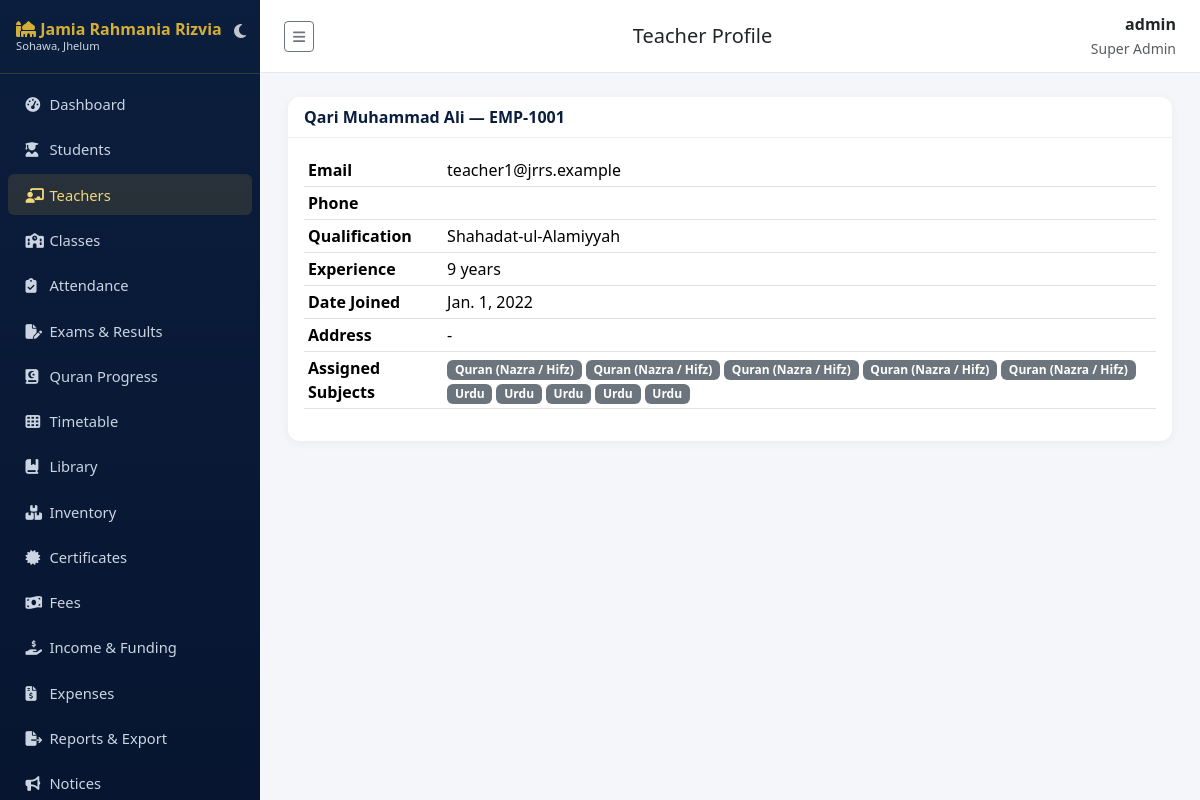
Page /teachers/1/ (signed in) on the committed database.
### accounts/models.py (models this page shows, shortened)
class User(AbstractUser):
    class Role(models.TextChoices):
        SUPER_ADMIN = "SUPER_ADMIN", "Super Admin"
        PRINCIPAL = "PRINCIPAL", "Principal"
        ADMIN = "ADMIN", "Admin"
        TEACHER = "TEACHER", "Teacher"
        STUDENT = "STUDENT", "Student"
        PARENT = "PARENT", "Parent"
        ACCOUNTANT = "ACCOUNTANT", "Accountant"
        LIBRARIAN = "LIBRARIAN", "Librarian"
        STAFF = "STAFF", "Staff"
    role = models.CharField(max_length=20, choices=Role.choices, default=Role.STUDENT)
    phone = models.CharField(max_length=20, blank=True)
    photo = models.ImageField(upload_to="profile_photos/", blank=True, null=True)

### teachers/models.py (models this page shows, shortened)
class Teacher(models.Model):
    user = models.OneToOneField(settings.AUTH_USER_MODEL, on_delete=models.CASCADE, related_name="teacher_profile")
    employee_id = models.CharField(max_length=20, unique=True)
    qualification = models.CharField(max_length=200, blank=True)
    experience_years = models.PositiveIntegerField(default=0)
    salary = models.DecimalField(max_digits=10, decimal_places=2, default=0)
    date_joined = models.DateField()
    address = models.TextField(blank=True)
    is_active = models.BooleanField(default=True)
    class Meta:
        ordering = ["employee_id"]

### academics/models.py (models this page shows, shortened)
class Subject(models.Model):
    name = models.CharField(max_length=100)
    code = models.CharField(max_length=20, unique=True)
    school_class = models.ForeignKey(SchoolClass, on_delete=models.CASCADE, related_name="subjects")
    teacher = models.ForeignKey("teachers.Teacher", on_delete=models.SET_NULL, null=True, blank=True, related_name="subjects")
    class Meta:
        ordering = ["name"]

### teachers/views.py (the view)
# urls.py: path("<int:pk>/", views.TeacherDetailView.as_view(), name="detail"),
class TeacherDetailView(RoleRequiredMixin, DetailView):
    model = Teacher
    template_name = "teachers/teacher_detail.html"
    context_object_name = "teacher"
    allowed_roles = STAFF_ROLES

### accounts/mixins.py (called while the page is built)
    def dispatch(self, request, *args, **kwargs):
        if not request.user.is_authenticated:
            return self.handle_no_permission()
        if request.user.is_superuser or request.user.role in self.allowed_roles:
            return super().dispatch(request, *args, **kwargs)
        raise PermissionDenied("You do not have permission to access this page.")

### sitepages/context_processors.py (called while the page is built)
def site_settings(request):
    s = SiteSettings.get_solo()
    years = max(datetime.date.today().year - s.established_year, 0)
    return {"site_settings": s, "years_of_service": years}

### sitepages/models.py (called while the page is built)
    @classmethod
    def get_solo(cls):
        obj = cls.objects.first()
        if not obj:
            obj = cls.objects.create()
        return obj

### templates/teachers/teacher_detail.html
{% extends "base.html" %}
{% block page_title %}Teacher Profile{% endblock %}
{% block content %}
<div class="card">
  <div class="card-header">{{ teacher.user.get_full_name }} — {{ teacher.employee_id }}</div>
  <div class="card-body">
    <table class="table table-sm">
      <tr><th>Email</th><td>{{ teacher.user.email }}</td></tr>
      <tr><th>Phone</th><td>{{ teacher.user.phone }}</td></tr>
      <tr><th>Qualification</th><td>{{ teacher.qualification|default:"-" }}</td></tr>
      <tr><th>Experience</th><td>{{ teacher.experience_years }} years</td></tr>
      <tr><th>Date Joined</th><td>{{ teacher.date_joined }}</td></tr>
      <tr><th>Address</th><td>{{ teacher.address|default:"-" }}</td></tr>
      <tr><th>Assigned Subjects</th><td>{% for s in teacher.subjects.all %}<span class="badge bg-secondary me-1">{{ s.name }}</span>{% empty %}-{% endfor %}</td></tr>
    </table>
  </div>
</div>
{% endblock %}

### templates/base.html (shortened to what this page needs)
{% load static %}
<!DOCTYPE html>
<html lang="en" id="theme-wrapper" data-bs-theme="light">
<head>
<link href="https://cdn.jsdelivr.net/npm/bootstrap@5.3.3/dist/css/bootstrap.min.css" rel="stylesheet">
<link href="https://cdnjs.cloudflare.com/ajax/libs/font-awesome/6.5.1/css/all.min.css" rel="stylesheet">
<link href="{% static 'css/style.css' %}" rel="stylesheet">
</head>
<body>
<nav class="sidebar" id="sidebar">
  <div class="brand d-flex justify-content-between align-items-center">
    <div>
      <i class="fa-solid fa-mosque"></i> Jamia Rahmania Rizvia
      <small class="d-block" style="font-size:.7rem;color:#cbd5e1;font-weight:400">Sohawa, Jhelum</small>
    </div>
    <button id="theme-toggle-btn" class="btn p-1 border-0 text-white opacity-75 hover-opacity-100" title="Switch Theme" style="background: transparent; box-shadow: none;">
      <i class="fa-solid fa-moon fs-6" id="theme-icon"></i>
    </button>
  </div>
  <ul class="nav flex-column py-2">
    {% if request.user.role in "STUDENT,PARENT" %}
      <li class="nav-item"><a class="nav-link {% if request.resolver_match.namespace == 'portal' %}active{% endif %}" href="{% url 'portal:home' %}"><i class="fa-solid fa-gauge-high"></i> My Portal</a></li>
      <li class="nav-item"><a class="nav-link {% if request.resolver_match.namespace == 'notices' and request.resolver_match.url_name == 'list' %}active{% endif %}" href="{% url 'notices:list' %}"><i class="fa-solid fa-bullhorn"></i> Notices</a></li>
      <li class="nav-item"><a class="nav-link {% if request.resolver_match.namespace == 'timetable' %}active{% endif %}" href="{% url 'timetable:view' %}"><i class="fa-solid fa-table-cells"></i> Timetable</a></li>
      <li class="nav-item"><a class="nav-link" href="{% url 'notices:event_list' %}"><i class="fa-solid fa-calendar-days"></i> Events</a></li>
    {% else %}
      <li class="nav-item"><a class="nav-link {% if request.resolver_match.namespace == 'dashboard' %}active{% endif %}" href="{% url 'dashboard:index' %}"><i class="fa-solid fa-gauge-high"></i> Dashboard</a></li>
      <li class="nav-item"><a class="nav-link {% if request.resolver_match.namespace == 'students' %}active{% endif %}" href="{% url 'students:list' %}"><i class="fa-solid fa-user-graduate"></i> Students</a></li>
      {% if request.user.is_superuser or request.user.role in "SUPER_ADMIN,PRINCIPAL,ADMIN" %}
      <li class="nav-item"><a class="nav-link {% if request.resolver_match.namespace == 'teachers' %}active{% endif %}" href="{% url 'teachers:list' %}"><i class="fa-solid fa-chalkboard-user"></i> Teachers</a></li>
      <li class="nav-item"><a class="nav-link {% if request.resolver_match.url_name == 'class_list' %}active{% endif %}" href="{% url 'academics:class_list' %}"><i class="fa-solid fa-school"></i> Classes</a></li>
      {% endif %}
      <li class="nav-item"><a class="nav-link " href="{% url 'attendance:mark' %}"><i class="fa-solid fa-clipboard-check"></i> Attendance</a></li>
      {% if request.user.is_superuser or request.user.role in "SUPER_ADMIN,PRINCIPAL,ADMIN,TEACHER" %}
      <li class="nav-item"><a class="nav-link {% if request.resolver_match.namespace == 'exams' %}active{% endif %}" href="{% url 'exams:list' %}"><i class="fa-solid fa-file-pen"></i> Exams &amp; Results</a></li>
      <li class="nav-item"><a class="nav-link {% if request.resolver_match.namespace == 'hifz' %}active{% endif %}" href="{% url 'hifz:list' %}"><i class="fa-solid fa-book-quran"></i> Quran Progress</a></li>
      {% endif %}
      <li class="nav-item"><a class="nav-link " href="{% url 'timetable:view' %}"><i class="fa-solid fa-table-cells"></i> Timetable</a></li>
      <li class="nav-item"><a class="nav-link {% if request.resolver_match.namespace == 'library' %}active{% endif %}" href="{% url 'library:books' %}"><i class="fa-solid fa-book-bookmark"></i> Library</a></li>
      {% if request.user.is_superuser or request.user.role in "SUPER_ADMIN,PRINCIPAL,ADMIN,STAFF,LIBRARIAN" %}
      <li class="nav-item"><a class="nav-link {% if request.resolver_match.namespace == 'inventory' %}active{% endif %}" href="{% url 'inventory:list' %}"><i class="fa-solid fa-boxes-stacked"></i> Inventory</a></li>
      {% endif %}
      {% if request.user.is_superuser or request.user.role in "SUPER_ADMIN,PRINCIPAL,ADMIN" %}
      <li class="nav-item"><a class="nav-link {% if request.resolver_match.namespace == 'certificates' %}active{% endif %}" href="{% url 'certificates:list' %}"><i class="fa-solid fa-certificate"></i> Certificates</a></li>
      {% endif %}
      {% if request.user.is_superuser or request.user.role in "SUPER_ADMIN,PRINCIPAL,ADMIN,ACCOUNTANT" %}
      <li class="nav-item"><a class="nav-link {% if request.resolver_match.url_name == 'payment_list' %}active{% endif %}" href="{% url 'fees:payment_list' %}"><i class="fa-solid fa-money-bill-wave"></i> Fees</a></li>
      <li class="nav-item"><a class="nav-link {% if request.resolver_match.url_name == 'income_list' %}active{% endif %}" href="{% url 'fees:income_list' %}"><i class="fa-solid fa-hand-holding-dollar"></i> Income &amp; Funding</a></li>
      <li class="nav-item"><a class="nav-link {% if request.resolver_match.url_name == 'expense_list' %}active{% endif %}" href="{% url 'fees:expense_list' %}"><i class="fa-solid fa-file-invoice-dollar"></i> Expenses</a></li>
      {% endif %}
      {% if request.user.is_superuser or request.user.role in "SUPER_ADMIN,PRINCIPAL,ADMIN,ACCOUNTANT" %}
      <li class="nav-item"><a class="nav-link {% if request.resolver_match.namespace == 'reports' %}active{% endif %}" href="{% url 'reports:index' %}"><i class="fa-solid fa-file-export"></i> Reports &amp; Export</a></li>
      {% endif %}
      <li class="nav-item"><a class="nav-link {% if request.resolver_match.namespace == 'notices' %}active{% endif %}" href="{% url 'notices:list' %}"><i class="fa-solid fa-bullhorn"></i> Notices</a></li>
    {% endif %}
  </ul>
</nav>
<div class="main-content">
  <div class="topbar">
    <button class="btn btn-sm btn-outline-secondary" id="sidebarToggle" type="button" title="Show / hide menu" aria-label="Toggle menu"><i class="fa-solid fa-bars"></i></button>
    <h5 class="mb-0">{% block page_title %}Dashboard{% endblock %}</h5>
    <div class="text-end">
      <div class="fw-semibold">{{ request.user.get_full_name|default:request.user.username }}</div>
      <small class="text-muted">{{ request.user.get_role_display }}</small>
    </div>
  </div>
  {% block content %}{% endblock %}
</div>
</body>
</html>

### static/css/style.css (style rules this page uses)
:root { --navy: #0b1e3d; --navy-dark: #071530; --gold: #d4af37; --gold-light: #f0d878; --bg: #f4f6fa; }
body { background: var(--bg); font-family: 'Segoe UI', Roboto, sans-serif; }
.sidebar { background: linear-gradient(180deg, var(--navy) 0%, var(--navy-dark) 100%); min-height: 100vh; width: 250px; position: fixed; top: 0; left: 0; z-index: 1030; }
.sidebar .brand { color: var(--gold); font-weight: 700; padding: 1.25rem 1rem; border-bottom: 1px solid rgba(212,175,55,.2); }
.sidebar .nav-link { color: #cbd5e1; padding: .6rem 1.1rem; border-radius: 6px; margin: 2px 8px; font-size: .92rem; }
.sidebar .nav-link.active, .sidebar .nav-link:hover { background: rgba(212,175,55,.15); color: var(--gold-light); }
.sidebar .nav-link i { width: 20px; }
.main-content { margin-left: 250px; padding: 1.5rem 1.75rem; }
.topbar { background: #fff; border-bottom: 1px solid #e5e9f0; padding: .75rem 1.5rem; margin: -1.5rem -1.75rem 1.5rem -1.75rem; display: flex; justify-content: space-between; align-items: center; }
.card { border: none; border-radius: 12px; box-shadow: 0 2px 10px rgba(0,0,0,.05); }
.card-header { background: #fff; border-bottom: 1px solid #eef0f4; font-weight: 600; color: var(--navy); border-radius: 12px 12px 0 0 !important; }
#sidebar { position: fixed; top: 0; left: 0; width: 260px; height: 100vh; overflow-y: auto !important; z-index: 1050; transition: all 0.3s ease; }
.main-content { margin-left: 260px; transition: all 0.3s ease; }
#sidebar .brand { padding-right: 35px !important; line-height: 1.2 !important; }
#theme-toggle-btn { position: absolute; right: 10px; top: 15px; z-index: 10; }

### templates/base.html (style rules this page uses)
html, body { min-height: 100vh !important; height: 100%; }
#sidebar .brand { cursor: grab; user-select: none; touch-action: none; }

### rows in the picture
User: user.get_full_name "admin", user.role "Super Admin"
Teacher: user.get_full_name "Qari Muhammad Ali", employee_id "EMP-1001", user.email "teacher1@jrrs.example", qualification "Shahadat-ul-Alamiyyah", experience_years "9", date_joined "Jan. 1, 2022", address "-"
Subject: name "Quran (Nazra / Hifz)"
Subject: name "Quran (Nazra / Hifz)"
Subject: name "Quran (Nazra / Hifz)"
Subject: name "Quran (Nazra / Hifz)"
Subject: name "Quran (Nazra / Hifz)"
Subject: name "Urdu"
Subject: name "Urdu"
Subject: name "Urdu"
Subject: name "Urdu"
Subject: name "Urdu"
